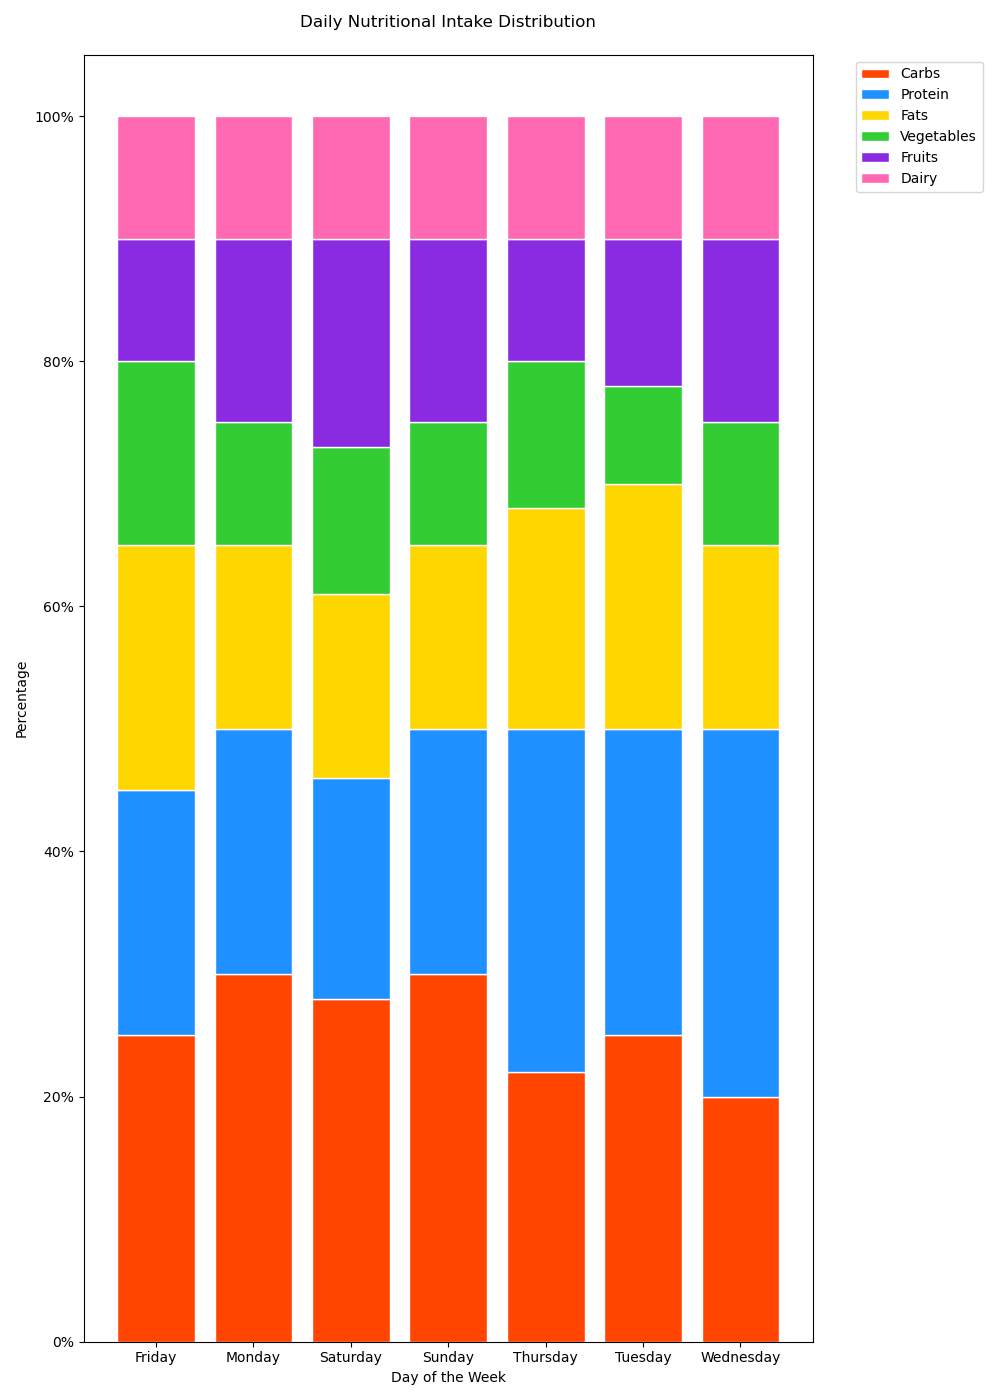

This figure's Python source:

import seaborn as sns
import matplotlib.pyplot as plt
import pandas as pd

# Define the data
data = [
    {'Day': 'Monday', 'Carbs': '30%', 'Protein': '20%', 'Fats': '15%', 'Vegetables': '10%', 'Fruits': '15%', 'Dairy': '10%'},
    {'Day': 'Tuesday', 'Carbs': '25%', 'Protein': '25%', 'Fats': '20%', 'Vegetables': '8%', 'Fruits': '12%', 'Dairy': '10%'},
    {'Day': 'Wednesday', 'Carbs': '20%', 'Protein': '30%', 'Fats': '15%', 'Vegetables': '10%', 'Fruits': '15%', 'Dairy': '10%'},
    {'Day': 'Thursday', 'Carbs': '22%', 'Protein': '28%', 'Fats': '18%', 'Vegetables': '12%', 'Fruits': '10%', 'Dairy': '10%'},
    {'Day': 'Friday', 'Carbs': '25%', 'Protein': '20%', 'Fats': '20%', 'Vegetables': '15%', 'Fruits': '10%', 'Dairy': '10%'},
    {'Day': 'Saturday', 'Carbs': '28%', 'Protein': '18%', 'Fats': '15%', 'Vegetables': '12%', 'Fruits': '17%', 'Dairy': '10%'},
    {'Day': 'Sunday', 'Carbs': '30%', 'Protein': '20%', 'Fats': '15%', 'Vegetables': '10%', 'Fruits': '15%', 'Dairy': '10%'}
]

# Transform data into a pandas DataFrame
df = pd.DataFrame(data)

# Convert percentage strings to numerical values
for col in df.columns:
    if col != 'Day':
        df[col] = df[col].str.rstrip('%').astype('float') / 100

# Prepare data for 100% stacked bar chart
df.set_index('Day', inplace=True)
df.sort_index(inplace=True)

# Calculate cumulative sum for stacking
cumsum_df = df.cumsum(axis=1)

# Start plotting
fig, ax = plt.subplots(figsize=(10, 14))  # Changed width and height

# Plotting each layer of the stacked bar
colors = ['#FF4500', '#1E90FF', '#FFD700', '#32CD32', '#8A2BE2', '#FF69B4']  # New color scheme
width = 0.8  # Changed the width of the bars

for i, col in enumerate(df.columns):
    ax.bar(df.index, df[col], bottom=cumsum_df[col] - df[col], color=colors[i], edgecolor='white', width=width)

# Customizing the plot
plt.xticks(rotation=0)
plt.yticks(ticks=[0, 0.2, 0.4, 0.6, 0.8, 1], labels=['0%', '20%', '40%', '60%', '80%', '100%'])
plt.xlabel('Day of the Week')
plt.ylabel('Percentage')
plt.title('Daily Nutritional Intake Distribution', pad=20)  # New topic and headline
plt.legend(df.columns, bbox_to_anchor=(1.05, 1), loc='upper left')
plt.tight_layout()

# Show the plot
plt.show()
